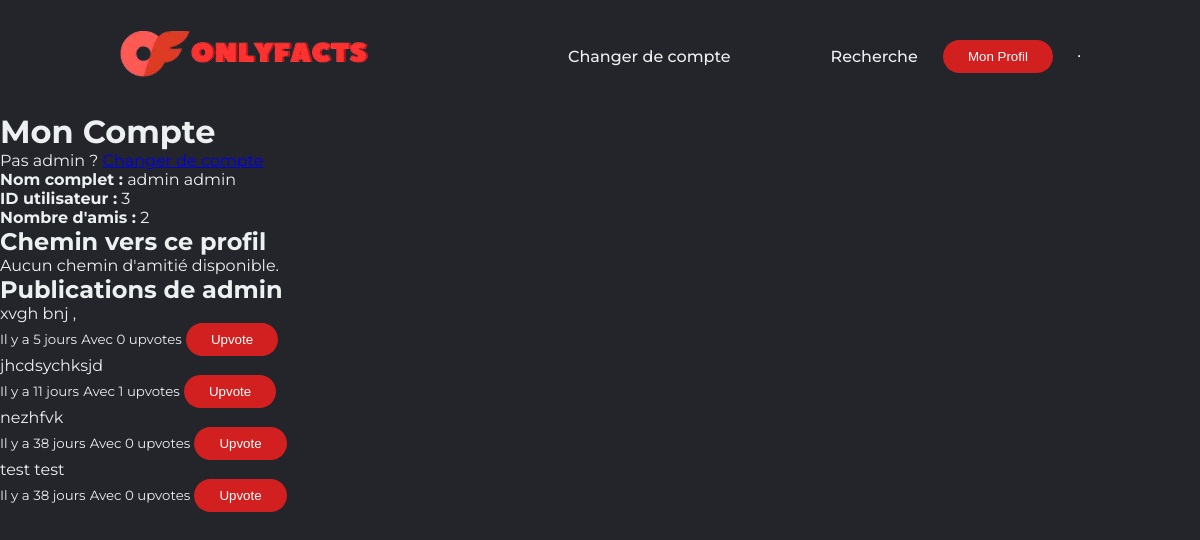
/profile (signed in), run on an earlier commit of the app's database.
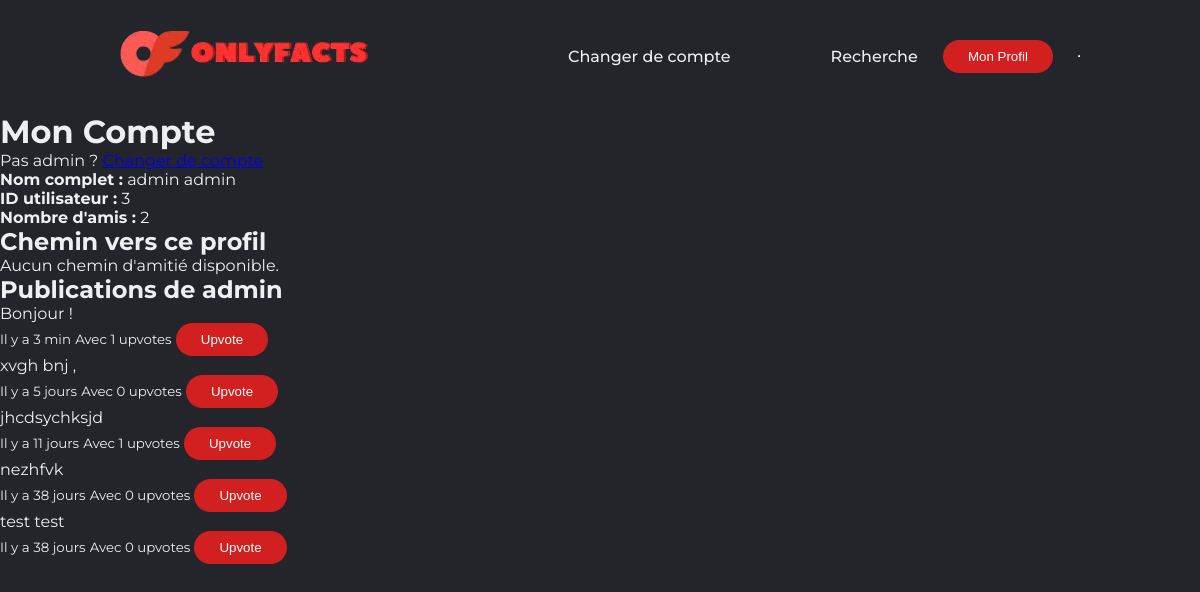
And on a later commit of the database.
### tables this page shows
CREATE TABLE posts(POST_ID INTEGER PRIMARY KEY,AUTHOR INTEGER,BODY TEXT,DATE TEXT,FOREIGN KEY (AUTHOR) REFERENCES users(USER_ID));

### apps/routes.py (the view)
@app.route('/profile', methods = ['GET'])
def self_profile():
    return profile(-1)

### apps/db.py (called while the page is built)
def ouvrir_database() -> tuple[sqlite3.Connection, sqlite3.Cursor]:
    try:
        db_connection : sqlite3.Connection = sqlite3.connect("OF_database.db")
        db_cursor : sqlite3.Cursor = db_connection.cursor()
        return db_connection, db_cursor
    except sqlite3.Error as error:
        raise error

def fermer_database(db_connection : sqlite3.Connection) -> None:
    try:
        db_connection.commit()
        db_connection.close()
    except sqlite3.Error as error:
        raise error

def convert_utilisateur_dict(utilisateur) -> dict:
    return {"id":utilisateur[0],"prenom":utilisateur[1],"nom":utilisateur[2],"mdp":utilisateur[3]}

def get_utilisateur_par_id(id_utilisateur : int) -> dict:
    db_connection, db_cursor = ouvrir_database()
    try:
        db_cursor.execute(f'SELECT * FROM users WHERE USER_ID={id_utilisateur};')
        user = db_cursor.fetchone()
        fermer_database(db_connection)
        return user if user == None else convert_utilisateur_dict(user)
    except sqlite3.Error as error:
        raise error

def convert_post_dict(post) -> dict:
    return {"id":post[0],"author_id":post[1],"body":post[2],"created":post[3]}

### apps/templates/profil.html (shortened to what this page needs)
{% extends "base.html" %}
{% block content %}
<div class="profil-header">
    {% if moncompte %}
    <h1><strong>Mon Compte</strong></h1>
    <p>Pas {{ utilisateur.prenom }} ? <a href="/login">Changer de compte</a></p>
    {% else %}
    <h1><strong>Compte de {{ utilisateur.prenom }} {{ utilisateur.nom }}</strong></h1>
    {% endif %}
</div>
<div class="profil-details">
    <p><strong>Nom complet :</strong> {{ utilisateur.nom }} {{ utilisateur.prenom }}</p>
    <p><strong>ID utilisateur :</strong> {{ utilisateur.id }}</p>
    <p><strong>Nombre d'amis :</strong> {{ len_amis }}</p>
</div>
<div class="profil-friends-path">
    <h2>Chemin vers ce profil</h2>
    {% if lien %}
    <p>
        {% for utilisateur_lien in lien %}
            <strong>{{ utilisateur_lien.prenom }} {{ utilisateur_lien.nom }}</strong>{% if not loop.last %} &rarr; {% endif %}
        {% endfor %}
    </p>
    {% else %}
    <p>Aucun chemin d'amitié disponible.</p>
    {% endif %}
</div>
<div class="profil-posts">
    <h2>Publications de {{ utilisateur.prenom }}</h2>
    {% if posts_utilisateur %}
        <ul>
            {% for post in posts_utilisateur %}
                <li>
                    <p>{{ post.body }}</p>
                    <small>{{ post.created }}</small>
                    <small>Avec {{ post.votes }} upvotes</small>
                    <form action="/upvote/profile/{{ post.id }}" method="POST" style="display:inline;">
                        <button type="submit">Upvote</button>
                    </form>
                </li>
            {% endfor %}
        </ul>
    {% else %}
        <p>Aucune publication à afficher.</p>
    {% endif %}
</div>
{% endblock %}

What changed in the data, as far as the page shows it:
added posts: body "Bonjour !", created "Il y a 3 min", votes "1"
